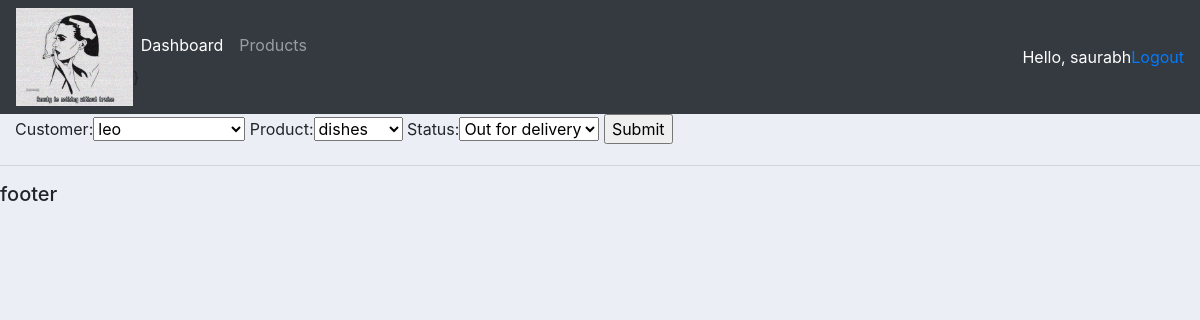
The page /accounts/updateorder/3/ (signed in) on the database its author committed.
### accounts/models.py (models this page shows, shortened)
class Order(models.Model):
	STATUS=(
		('Pending','Pending'),
		('Out for delivery','Out for delivery'),
		('Delivered','Delivered'),
		)
	customer=models.ForeignKey(Customer,on_delete=models.SET_NULL,null=True)
	product=models.ForeignKey(Product,on_delete=models.SET_NULL,null=True)
	date_created=models.DateTimeField(auto_now_add=True,null=True)
	status=models.CharField(max_length=200,null=True,choices=STATUS)

### accounts/decorators.py (the view)
		def wrapper_func(request,*args,**kwargs):
			group=None
			if request.user.groups.exists():
				group=request.user.groups.all()[0].name
			if group in allowed_roles:
				return view_func(request,*args,**kwargs)
			else:
				return HttpResponse("you are not allowed to see this page")

### accounts/forms.py
class OrderForm(ModelForm):
	class Meta:
		model=Order
		fields='__all__'

### accounts/models.py (called while the page is built)
	def __str__(self):
		return self.name or ''

	def __str__(self):
		return self.name or ''

### accounts/views.py (called while the page is built)
@ login_required(login_url='accounts:LoginPage')
@ allowed_users(allowed_roles=['admin'])
def updateorder(request,pk):
	order=Order.objects.get(id=pk)
	form=OrderForm(instance=order)
	if request.method=="POST":
		form=OrderForm(request.POST,instance=order)
		if form.is_valid():
			form.save()
			return redirect(reverse('accounts:home'))
	context={'form':form}
	return render(request,'accounts/order_form.html',context)

### accounts/templates/accounts/order_form.html (shortened to what this page needs)
{% extends 'accounts/main.html' %}
{% load static %}
{% block content %}
<form method="post" action="">
	{{form}}
	<input type="submit" name="Submit">
</form>
{% endblock %}

### accounts/templates/accounts/navbar.html (shortened to what this page needs)
{% load static %}
<nav class="navbar navbar-expand-lg navbar-dark bg-dark">
  <img height=5% width=10% src="{% static 'images/4.jpg' %}">
  <div class="collapse navbar-collapse" id="navbarNav">
    <ul class="navbar-nav">
      {% if request.user.is_staff %}
        <li class="nav-item active">
          <a class="nav-link" href="{% url 'accounts:home' %}">Dashboard</a>
        </li>
        <li class="nav-item">
          <a class="nav-link" href="{% url 'accounts:products' %}">Products</a>
        </li>
      {% else %}
        <li class="nav-item">
          <a class="nav-link" href="{% url 'accounts:accountsSettings' %}"> Settings </a>
        </li>
      {% endif %}
    </ul>
  </div>
  <span style="color:white">Hello, {{request.user}}</span>
  <span><a href="{% url 'accounts:logoutpage' %}">Logout</a></span>
</nav>

### static/css/main.css (style rules this page uses)
body { background-color: #ebeff5; }

### rows shown on the page
Order: customer "leo", product "dishes", status "Out for delivery"

### other values the page prints
{{ request.user }} "saurabh"
